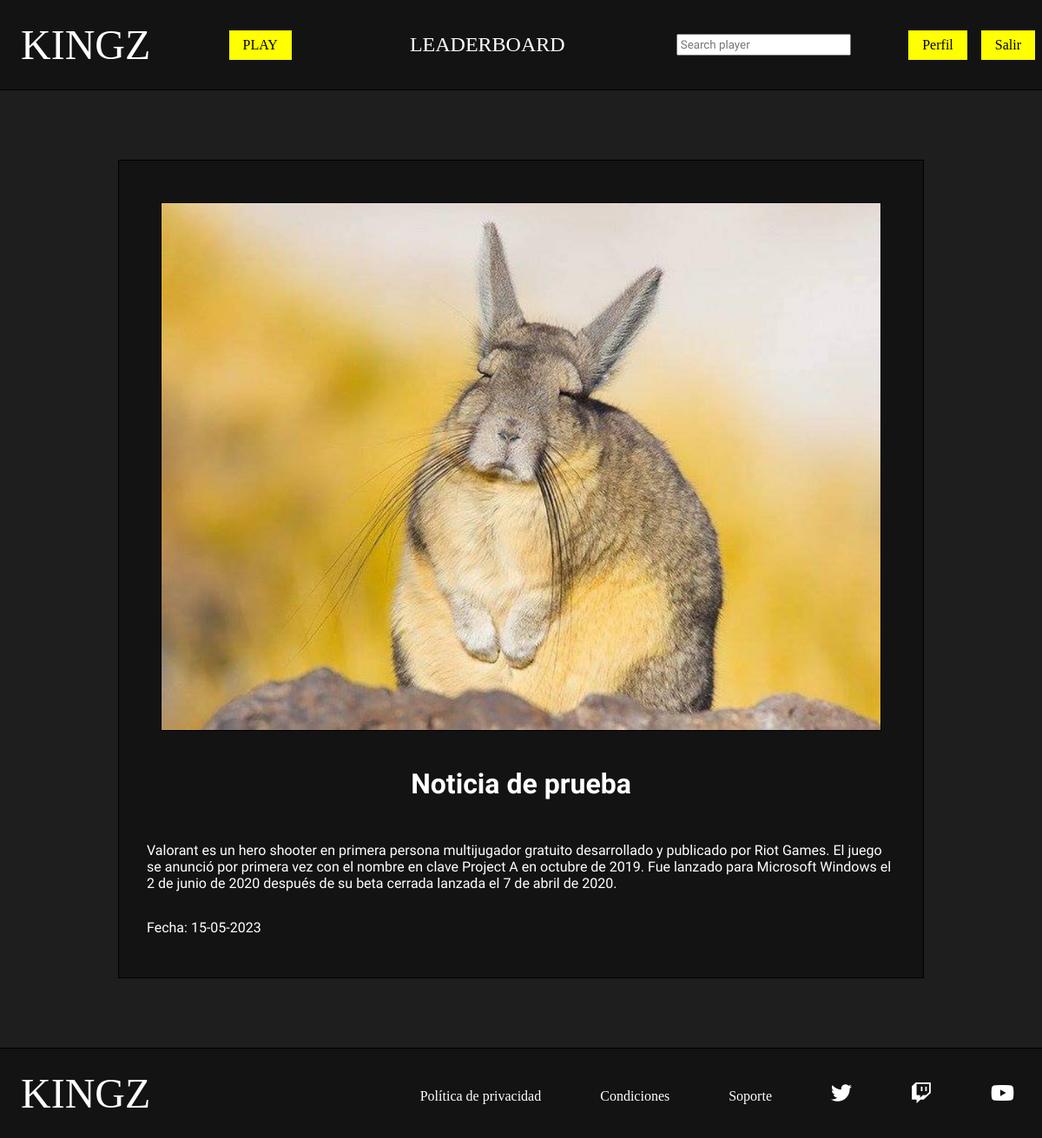
Page /php/noticia.php?id_noticia=1 (signed in) on the committed database.
### tables this page shows
CREATE TABLE `noticia` (
  `id` bigint(20) UNSIGNED NOT NULL,
  `titulo` varchar(50) NOT NULL,
  `texto` varchar(500) NOT NULL,
  `foto` varchar(50) NOT NULL,
  `fecha` date NOT NULL
);

### php/noticia.php (the view, shortened to what this page needs)
<?php
    require_once "funciones.php";
?>
<!DOCTYPE html>
<html lang="en">
<head>
    <link rel="stylesheet" href="../css/estilos.css">
    <link rel="stylesheet" href="https://cdnjs.cloudflare.com/ajax/libs/font-awesome/6.2.0/css/all.min.css" />
</head>
<body>
    <?php
        if(isset($_SESSION['nick']) && isset($_SESSION['pass'])){
            $nick=$_SESSION['nick'];
            $pass=$_SESSION['pass'];
            $esAdmin=comprobarAdmin($nick,$pass);
            if($esAdmin){
                headerAdmin();
                $tipo_usu="admin";
            }else{
                headerPlayer();
                $tipo_usu="player";
            }
        }else{
            headerGuest();
            $tipo_usu="guest";
        }
    ?>
    <main>
        <section id="noticia" class="seccion">
            <?php
                if(!isset($_GET['id_noticia'])){
                    header("Location:../index.php");
                }else{
                    $id_noticia=$_GET['id_noticia'];
                    $datos_noticia=obtener_noticia_por_id($id_noticia);
                    if($datos_noticia==null){
                        header("Location:../index.php");
                    }else{
                        $fecha_formateada=date("d-m-Y",strtotime($datos_noticia['fecha']));
                        echo '<div class="contenedorNoticia">
                            <img src="../img/noticia/'.$datos_noticia['foto'].'">
                            <h1>'.$datos_noticia['titulo'].'</h1>
                            <p>'.$datos_noticia['texto'].'</p>
                            <p>Fecha: '.$fecha_formateada.'</p>
                        </div>';
                    }
                }
            ?>
        </section>
    </main>
</body>
</html>

### css/estilos.css (style rules this page uses)
* { box-sizing: border-box; }
body { margin: 0%; background-color: #1e1e1e; font-family: 'Play', sans-serif; color: white; }
img { max-width: 100%; }
.seccion { width: 80%; margin: 4rem auto; min-height: 90vh; display: flex; flex-direction: column; }
.seccion h1 { font-size: 2rem; text-align: center; margin-bottom: 2rem; color: white; }
#noticia { display: flex; }
#noticia .contenedorNoticia { display: flex; flex-direction: column; background-color: #131313; border: 1px solid black; padding: 2rem; color: white; margin: 1rem; }
#noticia img { margin: 1rem; object-fit: cover; border: 1px solid black; }

### rows in the picture
noticia: foto (picture), titulo "Noticia de prueba", texto "Valorant es un hero shooter en primera persona multijugador gratuito desarrollado y publicado por Riot Games. El juego se anunció por primera vez con el nombre en clave Project A en octubre de 2019. Fue lanzado para Microsoft Windows el 2 de junio de 2020 después de su beta cerrada lanzada el 7 de abril de 2020.", fecha "15-05-2023"
